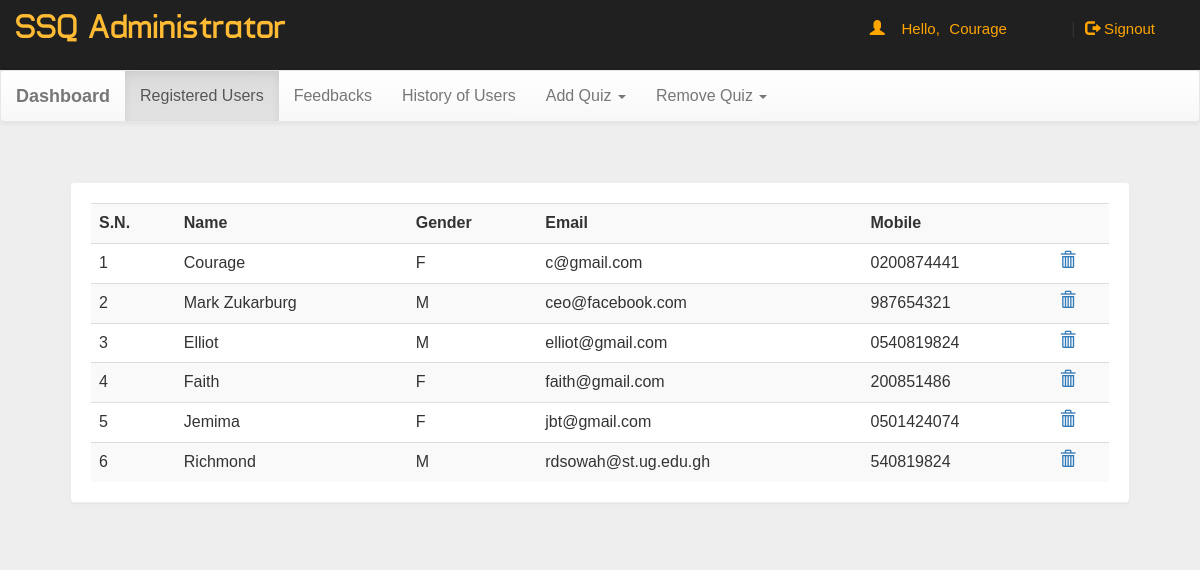
/online-examination-system/dash.php (signed in), run on the app's committed database.
### tables this page shows
CREATE TABLE `user` (
  `name` varchar(50) NOT NULL,
  `gender` varchar(5) NOT NULL,
  `email` varchar(50) NOT NULL,
  `mob` text NOT NULL,
  `password` varchar(50) NOT NULL
);

### online-examination-system/dash.php (the view, shortened to what this page needs)
<!DOCTYPE html PUBLIC "-//W3C//DTD XHTML 1.0 Transitional//EN" "http://www.w3.org/TR/xhtml1/DTD/xhtml1-transitional.dtd">
<html xmlns="http://www.w3.org/1999/xhtml">
<head>
<link  rel="stylesheet" href="css/bootstrap.min.css"/>
 <link  rel="stylesheet" href="css/bootstrap-theme.min.css"/>
 <link rel="stylesheet" href="css/main.css">
 <link  rel="stylesheet" href="css/font.css">
</head>
<body  style="background:#eee;">
<div class="header">
<div class="row">
<div class="col-lg-6">
<span class="logo">SSQ Administrator</span></div>
<?php
 include_once 'dbConnection.php';
  if(!(isset($_SESSION['email']))){
header("location:index.php");
}
else
{
$name = $_SESSION['name'];;
echo '<span class="pull-right top title1" ><span class="log1"><span class="glyphicon glyphicon-user" aria-hidden="true"></span>&nbsp;&nbsp;&nbsp;&nbsp;Hello,</span> <a href="account.php" class="log log1">'.$name.'</a>&nbsp;|&nbsp;<a href="logout.php?q=account.php" class="log"><span class="glyphicon glyphicon-log-out" aria-hidden="true"></span>&nbsp;Signout</button></a></span>';
}?>
</div></div>
<nav class="navbar navbar-default title1">
  <div class="container-fluid">
    <div class="navbar-header">
      <a class="navbar-brand" href="dash.php?q=0"><b>Dashboard</b></a>
    </div>
    <div class="collapse navbar-collapse" id="bs-example-navbar-collapse-1">
      <ul class="nav navbar-nav">
        <li <?php if(@$_GET['q']==0) echo'class="active"'; ?>><a href="dash.php?q=0">Registered Users</a></li><span class="sr-only">(current)</span>
		<li <?php if(@$_GET['q']==1) echo'class="active"'; ?>><a href="dash.php?q=1">Feedbacks</a></li>
		<li <?php if(@$_GET['q']==2) echo'class="active"'; ?>><a href="dash.php?q=2">History of Users</a></li>
        <li class="dropdown">
        <a class="dropdown-toggle" data-toggle="dropdown" href="#">Add Quiz
        <span class="caret"></span></a>
      </li>
      <li class="dropdown">
        <a class="dropdown-toggle" data-toggle="dropdown" href="#">Remove Quiz
        <span class="caret"></span></a>
      </li>
      </ul>
    </div>
  </div>
</nav>
<div class="container">
<div class="row">
<div class="col-md-12">
<?php if(@$_GET['q']==0) {
$result = mysqli_query($con,"SELECT * FROM user") or die('Error');
echo  '<div class="panel"><div class="table-responsive"><table class="table table-striped title1">
<tr><td><b>S.N.</b></td><td><b>Name</b></td><td><b>Gender</b></td><td><b>Email</b></td><td><b>Mobile</b></td><td></td></tr>';
$c=1;
while($row = mysqli_fetch_array($result)) {
	$name = $row['name'];
	$mob = $row['mob'];
	$gender = $row['gender'];
    $email = $row['email'];
	echo '<tr><td>'.$c++.'</td><td>'.$name.'</td><td>'.$gender.'</td><td>'.$email.'</td><td>'.$mob.'</td>
	<td><a title="Delete User" href="update.php?demail='.$email.'"><b><span class="glyphicon glyphicon-trash" aria-hidden="true"></span></b></a></td></tr>';
}
echo '</table></div></div>';
}?>
</div>
</div></div>
</body>
</html>

### online-examination-system/css/main.css (style rules this page uses)
body { overflow-x:hidden; width:100%; font: 15px "Century Gothic", "Times Roman", sans-serif; background:#eee; min-height:550px; background-attachment:fixed; }
.panel { border-color:#eee; margin:40px; padding:20px; font: 15px "Century Gothic", "Times Roman", sans-serif; }
.header { background:#202020; height:70px; }
.logo { font-family:'typo'; font-size:35px; color:#ffbb33; margin:15px; padding-bottom: 10px; }
.title1 { font: 16px "Century Gothic", "Times Roman", sans-serif; }
.top { margin-top:20px; }
.log1 { font: 15px 'Ubuntu', sans-serif; color:orange; margin-left:10px; }
.log { margin:10px; margin-right:60px; margin-left:5px; color:orange; text-decoration:none; font-size:20px; font-size:15px; }

### data on the page
user: name "Courage", gender "F", email "c@gmail.com", mob "0200874441"
user: name "Mark Zukarburg", gender "M", email "ceo@facebook.com", mob "987654321"
user: name "Elliot", gender "M", email "elliot@gmail.com", mob "0540819824"
user: name "Faith", gender "F", email "faith@gmail.com", mob "200851486"
user: name "Jemima", gender "F", email "jbt@gmail.com", mob "0501424074"
user: name "Richmond", gender "M", email "rdsowah@st.ug.edu.gh", mob "540819824"

### other printed values
$name "Courage"
